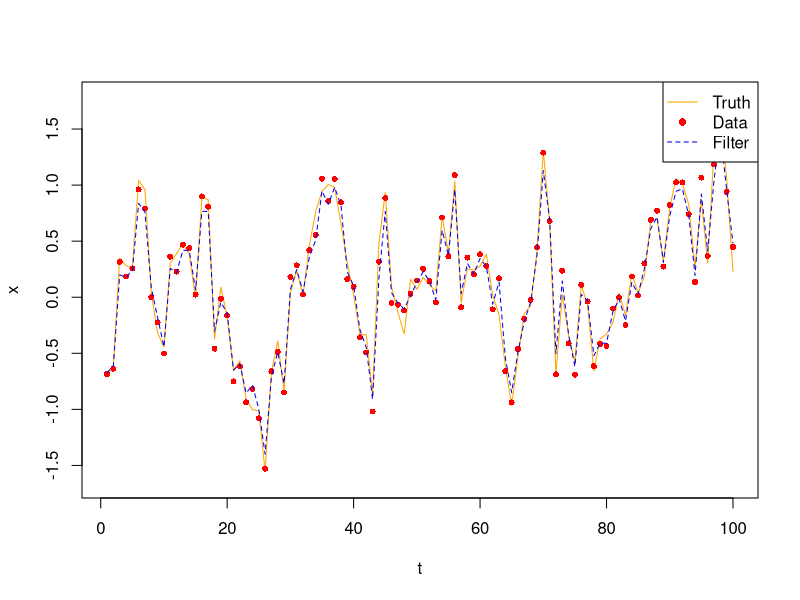

Source code (R):

### Parameters

n <- 100 # sample size
R <- 0.1 # Data Variance
Q <- 0.5 # Parameter Autoregressive Variance
M <- 0.7 # AR-1 Term
H <- 1 # Data covariate

true.R <- R#0.1
true.Q <- Q#0.5
true.M <- M#0.9



### Generating Simulated Data

set.seed(123)
nu <- rnorm(n, 0, true.Q)
x <- rep(NA, n)
x[1] <- rnorm(1, 0 , 1)

for (t in 2:n) {
  x[t] <- (true.M)*x[t-1] + nu[t]
}

epsilon <- rnorm(n, 0, true.R)
y <- H * x + epsilon

#remove <- c(40:43,80:83)
remove <- 30:43

#y[remove] <- NA






### Plotting

# plot(x, col = 'orange', type = 'l', ylim = c(min(x)-0.1, max(x)+0.1), xlab = 't')
# points(y, col = 'red', cex = 0.8, pch = 16)
# legend("topright", legend = c("Truth", "Data"),
#        lty = c(1, NA),
#        pch = c(NA, 16),
#        col = c("orange", "red"))







### Filtering

x0 <- 0
P0 <- 10

len.dat <- length(y)

filter.x <- rep(NA, len.dat+1)
filter.Pt <- rep(NA, len.dat+1)

filter.x[1] <- x0
filter.Pt[1] <- P0

forcast.x <- rep(NA, len.dat+1)
forcast.Pt <- rep(NA, len.dat+1)


update.forcast <- function(prev.filter.x, prev.filter.P) {
  forcast.x <- M * prev.filter.x
  forcast.P <- Q + M^2 * prev.filter.P
  return(list(x = forcast.x, P = forcast.P))
}

update.filter <- function(forcast.x, forcast.P, y) {
  K <- forcast.P * H * (H*forcast.P*H + R)^(-1)
  filter.x <- forcast.x + K * (y - H * forcast.x)
  filter.P <- (1-K*H)*forcast.P
  return(list(x = filter.x, P = filter.P))
}

for (t in 2:(len.dat+1)) {
  forcast <- update.forcast(filter.x[t-1], filter.Pt[t-1])
  forcast.x[t] <- forcast$x
  forcast.Pt[t] <- forcast$P
  
  if (is.na(y[t-1])) {
    filter.x[t] <- forcast.x[t]
    filter.Pt[t] <- forcast.Pt[t]
  } else {
    filter <- update.filter(forcast.x[t], forcast.Pt[t], y[t-1])
    filter.x[t] <- filter$x
    filter.Pt[t] <- filter$P
  }
}

# Removing the extra element in front.
forcast.x <- forcast.x[-1]
forcast.Pt <- forcast.Pt[-1]
filter.x <- filter.x[-1]
filter.Pt <- filter.Pt[-1]





### Plotting the filter

plot(x, col = 'orange', type = 'l', ylim = c(min(x)-0.1, max(x)+0.1), xlab = 't')
points(y, col = 'red', cex = 0.8, pch = 16)
lines(filter.x, col = "blue2", lty = 2)
legend("topright", legend = c("Truth", "Data", "Filter"),
       lty = c(1, NA, 2),
       pch = c(NA, 16, NA),
       col = c("orange", "red", "blue2"))



#plot(filter.Pt[2:len.dat], ylim = c(0, max(filter.Pt[2:len.dat])+0.1))










